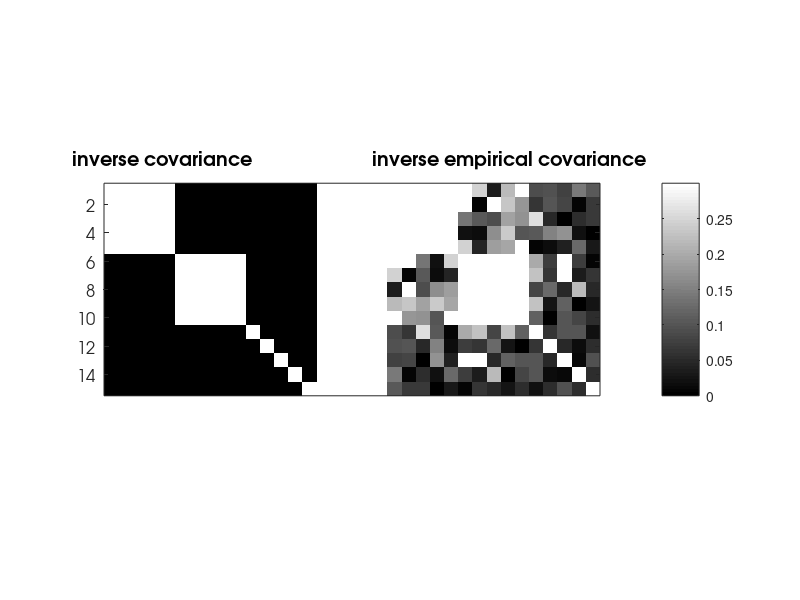

Recreate this plot in MATLAB. (Note: this script raises an error after producing the figure.)
%
%        SYNTHETIC EXPERIMENT FOR LEARNING GGM WITH LATENT VARIABLES
%
% Regularized problem for chain latent group Lasso 
%
%       min_x |S^.5*Z*S^.5-S|+lambda*omega(Z)
%
% 
%%%%%%%%%%%%
% Marina Vinyes and Guillaume Obozinski, 2016
% %%%%%%%%%%%%

%% add paths
clc; clear all;
addpath('../main');
addpath('../active-set');
addpath('../atom-selection');
addpath('../utils');
addpath('../other');

%% Experimental Setting
n=300;
p=15;
sigma=0;
lambda=.1;

%% Covariance and design matrix
rho1 = 0.7;
rho2 = 0.9;
C=eye(15);
C(1:5,1:5) = rho1*ones(5)+(1-rho1)*eye(5);
C(6:10,6:10) = rho2*ones(5)+(1-rho2)*eye(5);
des=inv(C);

%% output
out_as.cpu=[];
out_as.na=[];
out_as.qp=[];
out_as.hessian=[];
out_as.time=[];
out_bcd.cpu=[];
out_cndg.cpu=[];

%% data
mu = zeros(1,p); % vector of means
Y = mvnrnd(mu, C+sigma^2*eye(p), n)';
S=cov(Y');

%%
figure(3);
imagesc([abs(C) 1*ones(p,5) abs(inv(S))]); colormap gray;
hTitle=title('   inverse covariance                        inverse empirical covariance');
% set(gca,'XTick',0:20:135,'YTick',0:10:40);
h1=xlabel('');
h2=ylabel('');
set(h1,'Visible','off');
set(gca,'FontName','AvantGarde','FontWeight','normal','FontSize',12);
set(hTitle,'FontName','AvantGarde','FontSize',14,'FontWeight','bold');
set(h2,'FontName','AvantGarde','FontSize',14,'FontWeight','normal');
set(gca,'xtick',[])
caxis([0, 0.3]);
colorbar;
pbaspect([(2*p+5)/p 1 1]);

keyboard;
%% param

param.f=4;
param.diag=0;
param.PSD=true;
param.max_nb_main_loop=20;
param.powerIter=100;
param.stPtPowerIter=1000;
param.niterPS=10000;%5000
param.epsStop=1e-8;
param.PSdualityEpsilon=1e-3;
param.k=0;
param.PSmu=0; %strong convexity
param.verbose=1;
param.debug=0;
param.sloppy=0;
param.max_nb_atoms=param.max_nb_main_loop*param.niterPS;
param.cardfun=inf*ones(1,p);
param.cardfun(5)=1;
%%
inputData.X1=S^.5;
inputData.X2=inputData.X1;
inputData.Y=S;
param.lambda=lambda;
%% as quadprog
param.opt='asqp';
[Z_as,D_as, ActiveSet_as, hist_as, param_as, flaga_as, it_as] = cgan_lgm(inputData,param);
dg_as=hist_as.dg_sup;
tt_as=hist_as.time_sup;
fprintf('lambda=%f\n',lambda);
fprintf('......tt=%f dg=%f\n',hist_as.time(end),hist_as.dg(end));


%% Duality Gap Figure

xplot{1}=tt_as;
yplot{1}=dg_as;
colors = [1 0 0];
legendStr={'cg'};

figure(1)
for i=1
loglog(xplot{i},yplot{i},'-','LineWidth',2,'Color',colors(i,:),'DisplayName',legendStr{i}); 
hold on
end
title('duality gap lgl');
legend('show','Location','southwest');
grid on
hold off



xplot{1}=hist_as.time;
yplot{1}=hist_as.dg;
colors = [    1 0 0];
legendStr={'cg'};

figure(2)
for i=1
loglog(xplot{i},yplot{i},'-','LineWidth',2,'Color',colors(i,:),'DisplayName',legendStr{i}); 
hold on
end
title('duality gap lgl');
legend('show','Location','southwest');
grid on
hold off
